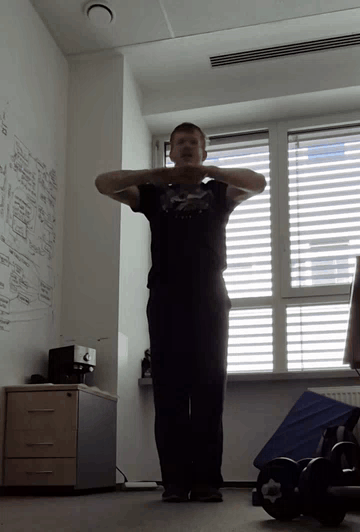
#> input picture exercise/images/1000051529.gif, 360 x 532 px; its folder holds only this picture in this run
$ python gif_resize.py
#> lines starting #> are read from the running program, lines starting #| are printed output that depends on the picture
import os
from PIL import Image

# Directory containing original GIFs
GIF_DIR = os.path.join(os.path.dirname(os.path.abspath(__file__)), '../exercise/images')
# Directory to save resized GIFs
RESIZED_DIR = os.path.join(os.path.dirname(os.path.abspath(__file__)), '../exercise/images/resized')

# Target thumbnail size (height, width)
THUMB_HEIGHT = 74

def resize_gif(gif_path, output_path, thumb_height=THUMB_HEIGHT):
#> called with gif_path = 'script/../exercise/images/1000051529.gif', thumb_height = 74
    try:
        img = Image.open(gif_path)
#> img is the input picture: PIL image 360x532 P; mean R, G, B, A 96.4, 94.1, 92.4, 255
        orig_width, orig_height = img.size
#> orig_width = 360; orig_height = 532
        thumb_width = int(orig_width * (thumb_height / orig_height))
#> thumb_width = 50
        thumb_size = (thumb_width, thumb_height)
#> thumb_size = (50, 74)
        frames = []
        durations = []
        try:
            while True:
                frame = img.copy().resize(thumb_size, Image.LANCZOS)
                frames.append(frame)
                durations.append(img.info.get('duration', 100))
                img.seek(len(frames))
#> this loop made 83 passes
#> pass 1, in resize_gif, `frame = img.copy().resize(thumb_size, Image.LANCZOS)`:
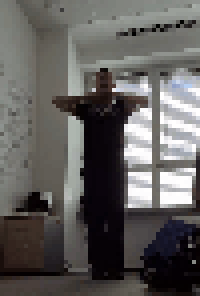
#> frame: PIL image 50x74 P (shown 4 times larger); mean R, G, B, A 96.7, 94.4, 92.6, 255
#> pass 2, in resize_gif, `frame = img.copy().resize(thumb_size, Image.LANCZOS)`:
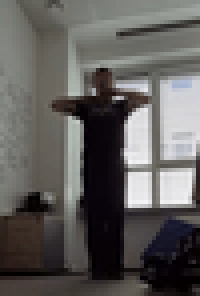
#> frame: PIL image 50x74 RGBA (shown 4 times larger); mean R, G, B, A 96.2, 93.9, 92.1, 255
#> pass 3, in resize_gif, `frame = img.copy().resize(thumb_size, Image.LANCZOS)`:
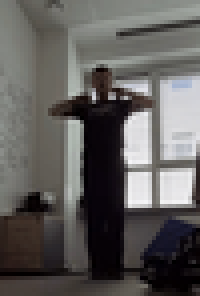
#> frame: PIL image 50x74 RGBA (shown 4 times larger); mean R, G, B, A 96, 93.7, 92, 255
#> after the loop:
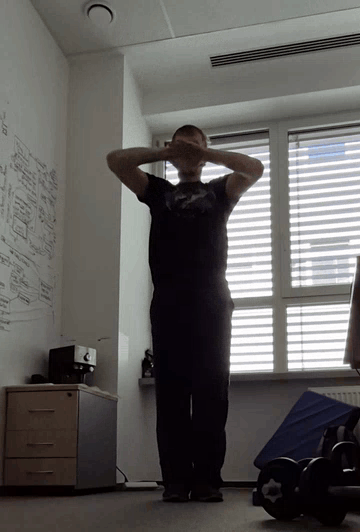
#> img: PIL image 360x532 RGBA; mean R, G, B, A 96.2, 93.9, 92.1, 255
#> after the loop, durations = 83 values, max 70 at index 0, min 60 at index 1, mean 66.75; frames = 83 items
        except EOFError:
            pass
        if frames:
            frames[0].save(
                output_path,
                save_all=True,
                append_images=frames[1:],
                duration=durations,
                loop=0,
                optimize=True
            )
            print(f"Resized: {os.path.basename(gif_path)} -> {output_path}")
        else:
            print(f"Failed to resize: {gif_path}")
    except Exception as e:
        print(f"Error resizing {gif_path}: {e}")

def main():
    """
    Main entry point for the GIF resizing utility.

    Ensures the output directory exists, then resizes all GIF files in the source directory
    to the target thumbnail height and saves them to the output directory.
    """
    if not os.path.exists(RESIZED_DIR):
        os.makedirs(RESIZED_DIR)
    gif_files = [f for f in os.listdir(GIF_DIR) if f.lower().endswith('.gif')]
    for gif_name in gif_files:
        gif_path = os.path.join(GIF_DIR, gif_name)
        output_path = os.path.join(RESIZED_DIR, gif_name)
        resize_gif(gif_path, output_path)

if __name__ == "__main__":
    main()

$ run again, on exercise/images/1000051557.gif
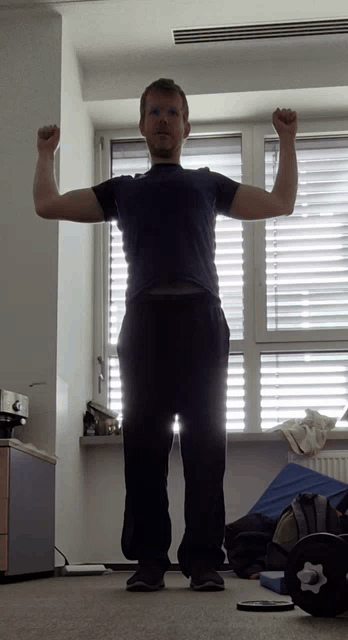
#> input picture exercise/images/1000051557.gif, 348 x 640 px
#> in resize_gif, img is the input picture: PIL image 348x640 P; mean R, G, B, A 102, 98.8, 97.6, 255
#> the loop in resize_gif, `while True:` made 69 passes
#> pass 1, in resize_gif, `frame = img.copy().resize(thumb_size, Image.LANCZOS)`:
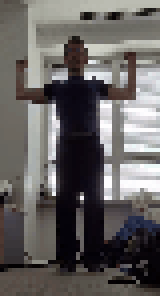
#> frame: PIL image 40x74 P (shown 4 times larger); mean R, G, B, A 101.8, 98.6, 97.5, 255
#> after the loop in resize_gif, `while True:`:
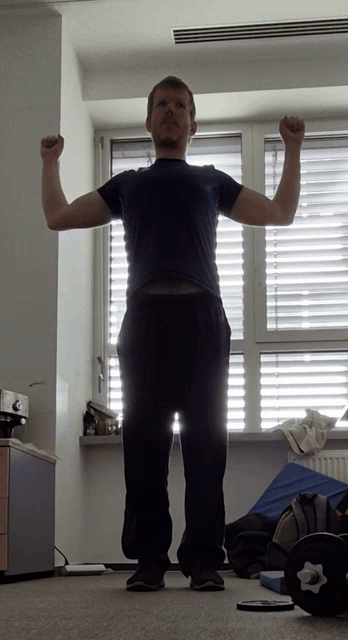
#> img: PIL image 348x640 RGBA; mean R, G, B, A 101.6, 98.3, 97.2, 255
#> after the loop in resize_gif, `while True:`: durations = 69 values, max 70 at index 0, min 60 at index 1, mean 66.52; frames = 69 items
